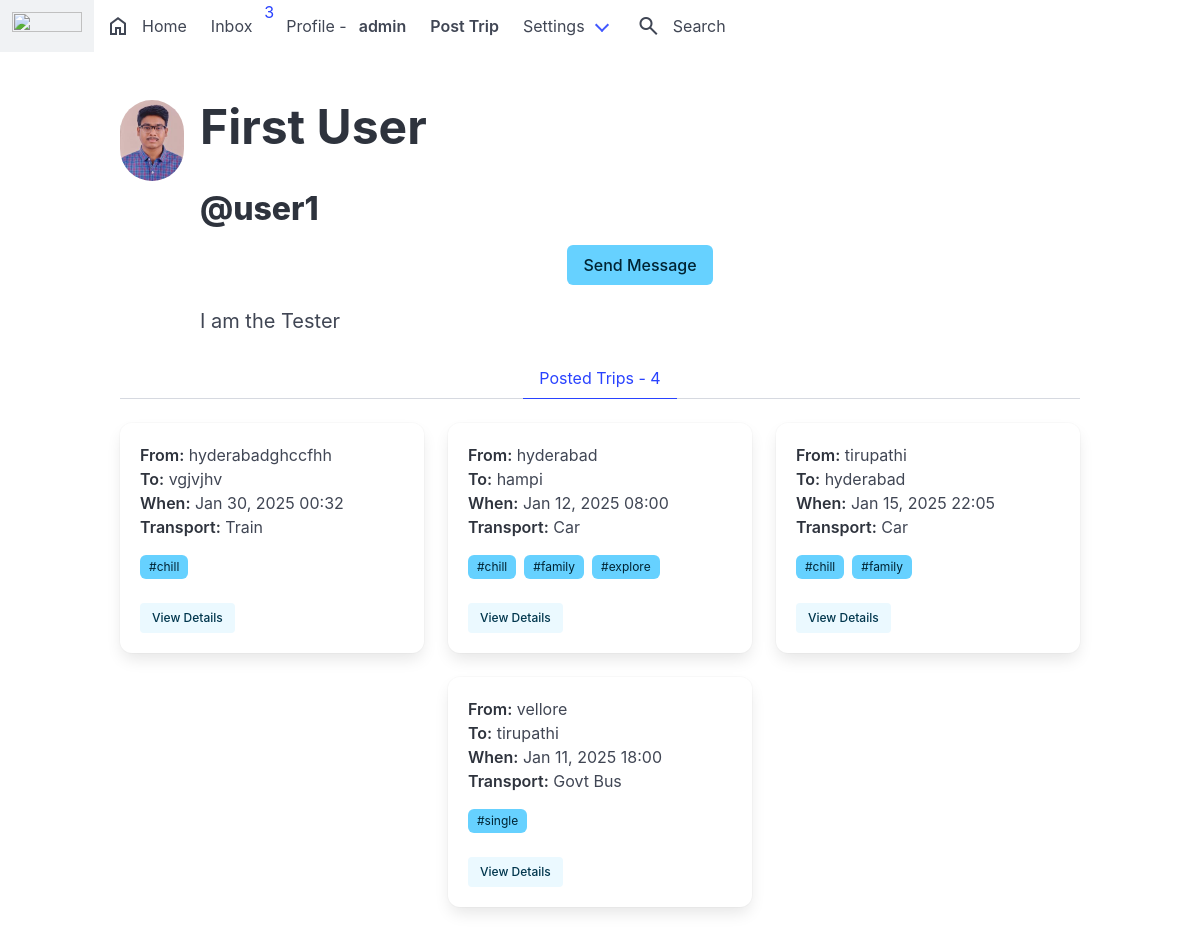
/user1/ (signed in), run on the app's committed database.
### authy/models.py (models this page shows, shortened)
class Profile(models.Model):
    user = models.OneToOneField(User, on_delete=models.CASCADE)
    first_name = models.CharField(max_length=50, null=True, blank=True)
    last_name = models.CharField(max_length=50, null=True, blank=True)
    location = models.CharField(max_length=50, null=True, blank=True)
    url = models.CharField(max_length=80, null=True, blank=True)
    profile_info = models.TextField(max_length=150, null=True, blank=True)
    created = models.DateField(auto_now_add=True)
    picture = models.ImageField(upload_to=user_directory_path, blank=True, null=True, verbose_name='Picture')

### post/models.py (models this page shows, shortened)
class Post(models.Model):
    id = models.UUIDField(primary_key=True, default=uuid.uuid4, editable=False)
    leaving_from = models.TextField(max_length=100, verbose_name='Leaving_from')
    going_to = models.TextField(max_length=100, verbose_name='Going_to')
    date_time = models.DateTimeField(verbose_name='Date_Time')
    transport_mode = models.TextField(max_length=50, verbose_name='Transport_mode')
    content = models.TextField(max_length=1500, verbose_name='content')
    tags = models.ManyToManyField(Tag, related_name='tags')
    posted = models.DateTimeField(auto_now_add=True)
    user = models.ForeignKey(User, on_delete=models.CASCADE)
    def get_absolute_url(self):
        return reverse('postdetails', args=[str(self.id)])

class Tag(models.Model):
    title = models.CharField(max_length=75, verbose_name='Tag')
    slug = models.SlugField(null=False, unique=True)
    class Meta:
        verbose_name = 'Tag'
        verbose_name_plural = 'Tags'
    def __str__(self):
        return self.title

### authy/views.py (the view)
# urls.py: path('<username>/', UserProfile, name='profile'),
def UserProfile(request, username):
	user = get_object_or_404(User, username=username)
	profile = Profile.objects.get(user=user)
	url_name = resolve(request.path).url_name
	if url_name == 'profile':
		posts = Post.objects.filter(user=user).order_by('-posted')
	else:
		posts = profile.favorites.all()
	posts_count = Post.objects.filter(user=user).count()
	paginator = Paginator(posts, 6)
	page_number = request.GET.get('page')
	posts_paginator = paginator.get_page(page_number)
	template = loader.get_template('profile.html')
	context = {
		'posts': posts_paginator,
		'profile':profile,
		'posts_count':posts_count,
		'url_name':url_name,
	}
	return HttpResponse(template.render(context, request))

### direct/views.py (called while the page is built)
def checkDirects(request):
    if request.user.is_authenticated:
        directs_count = Message.objects.filter(user=request.user, is_read=False).count()
        return {'directs_count': directs_count}
    return {'directs_count': 0}

### everythingvit/templates/profile.html (shortened to what this page needs)
{% extends 'base.html' %}
{% load static %}
{% block content %}
<article class="media">
  <div class="media-left">
    <figure class="image is-64x64">
      {% if profile.picture %}
        <img class="is-rounded" src="{{ profile.picture.url }}">
        {% else %}
        <img class="is-rounded" src="https://hds.hel.fi/images/foundation/visual-assets/placeholders/user-image-l@2x.png">
      {% endif %}
    </figure>
  </div>
  <div class="media-content">
    <div class="content">
      <h1 style="font-weight: bold;" class="title is-1">{% if profile.first_name %}{{ profile.first_name }} {{ profile.last_name }} {% endif %}</h1>
      <h2 class="subtitle is-3">@{{ profile.user }}</h2>
    </div>
    <nav class="level is-mobile">
      <div class="level-item has-text-centered">
        {% if user.is_authenticated and user != profile.user %}
          <a href="{% url 'newconversation' profile.user.username %}" class="button is-info">
            <span>Send Message</span>
          </a>
        {% endif %}
      </div>
    </nav>
    <div class="content">
      <p class="subtitle is-5">{% if profile.profile_info %}{{ profile.profile_info }}{% endif %}</p>
    </div>
  </div>
</article>
<div class="tabs is-centered">
  <ul>
    <li class="{% if url_name == 'profile' %}is-active{% endif %}">
      <a href="{% url 'profile' profile.user %}">Posted Trips - {{ posts_count }}</a>
    </li>
  </ul>
</div>
<div class="columns is-mobile is-multiline is-centered">
  {% for post in posts %}
    <div class="column is-one-third">
      <div class="box">
        <article class="media">
          <div class="media-content">
            <div class="content">
              <p>
                <strong>From:</strong> {{ post.leaving_from }}
                <br>
                <strong>To:</strong> {{ post.going_to }}
                <br>
                <strong>When:</strong> {{ post.date_time|date:"M d, Y H:i" }}
                <br>
                <strong>Transport:</strong> {{ post.transport_mode|title }}
              </p>
              <div class="tags">
                {% for tag in post.tags.all %}
                  <span class="tag is-info">
                    #{{ tag }}
                  </span>
                {% endfor %}
              </div>
              <a href="{{ post.get_absolute_url }}" class="button is-info is-light is-small">View Details</a>
            </div>
          </div>
        </article>
      </div>
    </div>
  {% empty %}
    <div class="column is-full">
      <h3 class="title is-3 has-text-centered">No trips posted yet!</h3>
    </div>
  {% endfor %}
</div>
{% endblock %}

### everythingvit/templates/base.html (shortened to what this page needs)
{% load static %}
<!DOCTYPE html>
<html>
  <head>
    <link rel="stylesheet" type="text/css" href="{% static 'css/bulma.min.css' %}">
  </head>
  <body>
    <nav class="navbar" role="navigation" aria-label="main navigation">
  <div class="navbar-brand">
    <a class="navbar-item" type="text/css" href="{% static 'https://bulma.io' %}">
      <img src="../static/img/logo.jpg" width="70" height="70" >
    </a>
  </div>
  <div id="navbarBasicExample" class="navbar-menu">
    <div class="navbar-start">
      <a href="{% url 'index' %}" class="navbar-item">
        <span class="material-symbols-outlined">home</span>
        Home
      </a>
      <a href="{% url 'inbox' %}" class="navbar-item">
        Inbox
        {% if directs_count %}
        <a>{{ directs_count }}</a>
        {% endif %}
      </a>
      <a href="{% url 'profile' request.user %}" class="navbar-item">
        Profile - <strong>{{ request.user }}</strong>
      </a>
      <a  href="{% url 'newpost' %}" class="navbar-item">
        <strong>Post Trip</strong>
      </a>
      <div class="navbar-item has-dropdown is-hoverable">
        <a class="navbar-link">
          Settings
        </a>
      </div>
      <a href="{% url 'search' %}" class="navbar-item">
        <span class="material-symbols-outlined">search</span>
        Search
    </a>
    </div>
  </div>
</nav>
  <section class="section">
    <div class="container">
      {% block content %}
      {% endblock %}
    </div>
  </section>
  </body>
</html>

### data on the page
Profile: picture (picture), first_name "First", last_name "User", user "user1", profile_info "I am the Tester"
Post: leaving_from "hyderabadghccfhh", going_to "vgjvjhv", date_time "Jan 30, 2025 00:32", transport_mode "Train"
Tag: title "chill"
Post: leaving_from "hyderabad", going_to "hampi", date_time "Jan 12, 2025 08:00", transport_mode "Car"
Tag: title "family"
Tag: title "explore"
Post: leaving_from "tirupathi", going_to "hyderabad", date_time "Jan 15, 2025 22:05", transport_mode "Car"
Post: leaving_from "vellore", going_to "tirupathi", date_time "Jan 11, 2025 18:00", transport_mode "Govt Bus"
Tag: title "single"

### other printed values
{{ directs_count }} "3"
{{ request.user }} "admin"
{{ posts_count }} "4"
